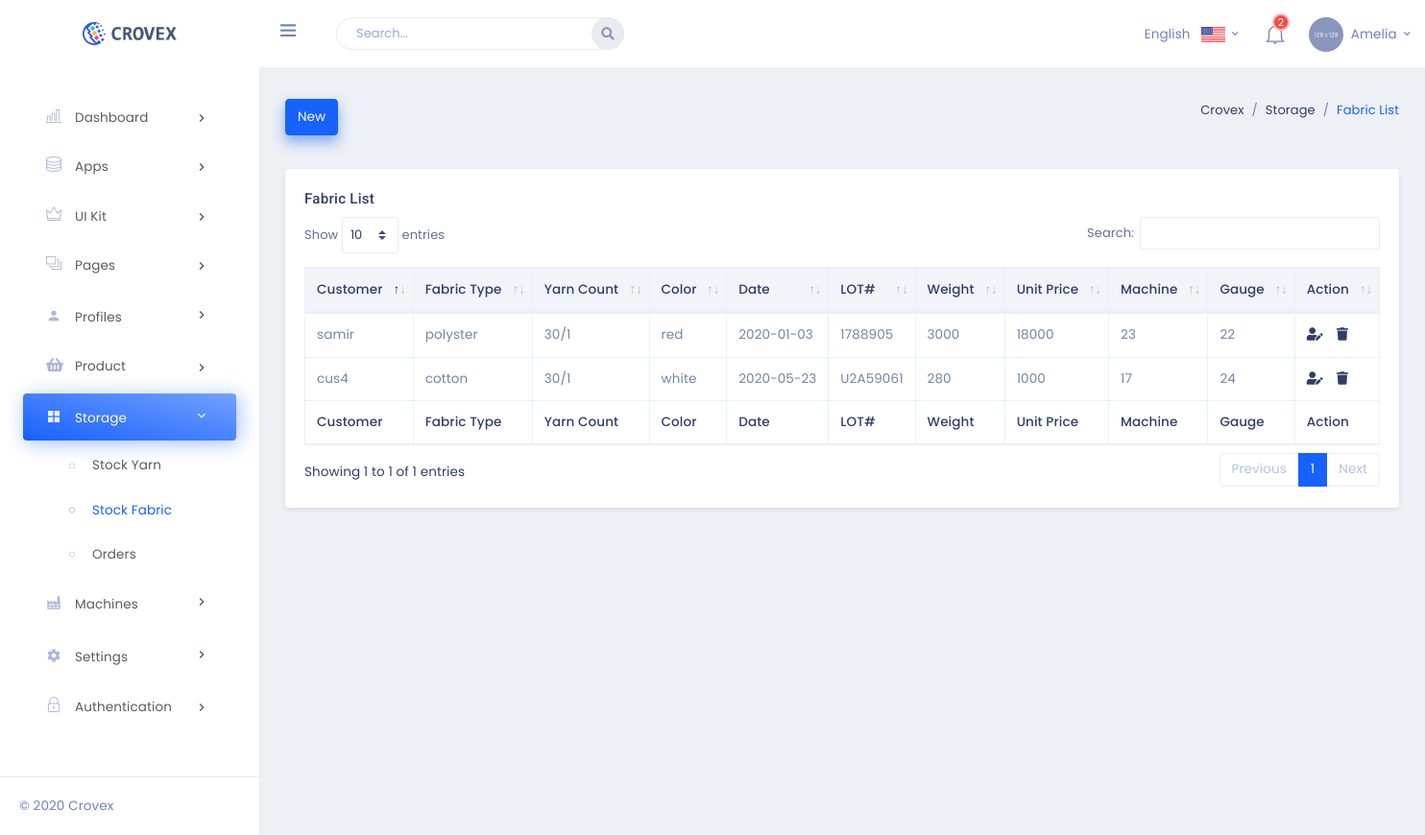
The page /Crovex/HTML/storage/stock-fabric.php on the database its author committed.
### tables this page shows
CREATE TABLE IF NOT EXISTS `stock_fabric` (
  `id` bigint(20) NOT NULL AUTO_INCREMENT,
  `customer` varchar(20) NOT NULL,
  `fabric_type` varchar(20) NOT NULL,
  `machine` int(10) NOT NULL,
  `fabric_weight` int(10) NOT NULL,
  `cut_date` date NOT NULL,
  `fabric_color` varchar(20) NOT NULL,
  `fabric_unit_price` int(10) NOT NULL,
  `yarn_lot` varchar(30) NOT NULL,
  `yarn_count` varchar(10) NOT NULL,
  `gauge` int(10) NOT NULL,
  PRIMARY KEY (`id`)
);

### Crovex/HTML/storage/stock-fabric.php (the view, shortened to what this page needs)
<!DOCTYPE html>
<html lang="en">
    <head>
        <link href="../../plugins/datatables/dataTables.bootstrap4.min.css" rel="stylesheet" type="text/css" />
        <link href="../../plugins/datatables/buttons.bootstrap4.min.css" rel="stylesheet" type="text/css" />
        <link href="../../plugins/datatables/responsive.bootstrap4.min.css" rel="stylesheet" type="text/css" />
        <link href="../assets/css/bootstrap.min.css" rel="stylesheet" type="text/css" />
        <link href="../assets/css/jquery-ui.min.css" rel="stylesheet">
        <link href="../assets/css/icons.min.css" rel="stylesheet" type="text/css" />
        <link href="../assets/css/metisMenu.min.css" rel="stylesheet" type="text/css" />
        <link href="../assets/css/app.min.css" rel="stylesheet" type="text/css" />
    </head>
  <body>
         <div class="topbar">
            <div class="topbar-left">
                <a href="../dashboard/crm-index.html" class="logo">
                    <span>
                        <img src="../assets/images/logo-sm.png" alt="logo-small" class="logo-sm">
                    </span>
                    <span>
                        <img src="../assets/images/logo-dark.png" alt="logo-large" class="logo-lg">
                    </span>
                </a>
            </div>
            <nav class="navbar-custom">
                <ul class="list-unstyled topbar-nav float-right mb-0">
                    <li class="hidden-sm">
                        <a class="nav-link dropdown-toggle waves-effect waves-light" data-toggle="dropdown" href="javascript: void(0);" role="button"
                            aria-haspopup="false" aria-expanded="false">
                            English <img src="../assets/images/flags/us_flag.jpg" class="ml-2" height="16" alt=""/> <i class="mdi mdi-chevron-down"></i>
                        </a>
                    </li>
                    <li class="dropdown notification-list">
                        <a class="nav-link dropdown-toggle arrow-none waves-light waves-effect" data-toggle="dropdown" href="#" role="button"
                            aria-haspopup="false" aria-expanded="false">
                            <i class="ti-bell noti-icon"></i>
                            <span class="badge badge-danger badge-pill noti-icon-badge">2</span>
                        </a>
                    </li>
                    <li class="dropdown">
                        <a class="nav-link dropdown-toggle waves-effect waves-light nav-user" data-toggle="dropdown" href="#" role="button"
                            aria-haspopup="false" aria-expanded="false">
                            <img src="../assets/images/users/user-1.png" alt="profile-user" class="rounded-circle" />
                            <span class="ml-1 nav-user-name hidden-sm">Amelia <i class="mdi mdi-chevron-down"></i> </span>
                        </a>
                    </li>
                </ul>
                <ul class="list-unstyled topbar-nav mb-0">
                    <li>
                        <button class="nav-link button-menu-mobile waves-effect waves-light">
                            <i class="ti-menu nav-icon"></i>
                        </button>
                    </li>
                    <li class="hide-phone app-search">
                        <form role="search" class="">
                            <input type="text" id="AllCompo" placeholder="Search..." class="form-control">
                            <a href=""><i class="fas fa-search"></i></a>
                        </form>
                    </li>
                </ul>
            </nav>
        </div>
        <div class="left-sidenav">
            <ul class="metismenu left-sidenav-menu">
                <li>
                    <a href="javascript: void(0);"><i class="ti-bar-chart"></i><span>Dashboard</span><span class="menu-arrow"><i class="mdi mdi-chevron-right"></i></span></a>
                </li>
                <li>
                    <a href="javascript: void(0);"><i class="ti-server"></i><span>Apps</span><span class="menu-arrow"><i class="mdi mdi-chevron-right"></i></span></a>
                </li>
                <li>
                    <a href="javascript: void(0);"><i class="ti-crown"></i><span>UI Kit</span><span class="menu-arrow"><i class="mdi mdi-chevron-right"></i></span></a>
                </li>
                <li>
                    <a href="javascript: void(0);"><i class="ti-layers-alt"></i><span>Pages</span><span class="menu-arrow"><i class="mdi mdi-chevron-right"></i></span></a>
                </li>
                <li>
                    <a href="javascript: void(0);"><i class="mdi mdi-account"></i><span>Profiles</span><span class="menu-arrow"><i class="mdi mdi-chevron-right"></i></span></a>
                </li>
                <li>
                    <a href="javascript: void(0);"><i class="fas fa-shopping-basket"></i><span>Product</span><span class="menu-arrow"><i class="mdi mdi-chevron-right"></i></span></a>
                </li>
                <li>
                    <a href="javascript: void(0);"><i class="mdi mdi-view-grid"></i><span>Storage</span><span class="menu-arrow"><i class="mdi mdi-chevron-right"></i></span></a>
                    <ul class="nav-second-level" aria-expanded="false">
                        <li class="nav-item"><a class="nav-link" href="../storage/stock-yarn.php"><i class="ti-control-record"></i>Stock Yarn</a></li>
                        <li class="nav-item"><a class="nav-link" href="../storage/stock-fabric.php"><i class="ti-control-record"></i>Stock Fabric</a></li>
                        <li class="nav-item"><a class="nav-link" href="../storage/stock-orders.php"><i class="ti-control-record"></i>Orders</a></li>
                    </ul>
                </li>
                <li>
                    <a href="javascript: void(0);"><i class="mdi mdi-factory"></i><span>Machines</span><span class="menu-arrow"><i class="mdi mdi-chevron-right"></i></span></a>
                </li>
                <li>
                    <a href="javascript: void(0);"><i class="mdi mdi-settings"></i><span>Settings</span><span class="menu-arrow"><i class="mdi mdi-chevron-right"></i></span></a>
                </li>
                <li>
                    <a href="javascript: void(0);"><i class="ti-lock"></i><span>Authentication</span><span class="menu-arrow"><i class="mdi mdi-chevron-right"></i></span></a>
                </li>
            </ul>
        </div>
        <div class="page-wrapper">
            <div class="page-content">
                <div class="container-fluid">
                    <div class="row">
                        <div class="col-sm-12">
                            <div class="page-title-box">
                                <span class="float-left">
                                    <a href="#" class="btn btn-primary" data-toggle= "modal" data-target="#exampleModal">New</a>
                                </span>
                                <div class="float-right">
                                    <ol class="breadcrumb">
                                        <li class="breadcrumb-item"><a href="javascript:void(0);">Crovex</a></li>
                                        <li class="breadcrumb-item"><a href="javascript:void(0);">Storage</a></li>
                                        <li class="breadcrumb-item active">Fabric List</li>
                                    </ol>
                                </div>
                            </div>
                        </div>
                    </div>
                    <div class="row">
                        <div class="col-12">
                            <div class="card">
                                <div class="card-body">
                            <h4 class="mt-0 header-title">Fabric List</h4>
            <table id="datatable" class="table table-bordered dt-responsive nowrap" style="border-collapse: collapse; border-spacing: 0; width: 100%;">
                <thead>
                <?php
                    $connection = mysqli_connect("localhost","root","");
                    $query = "SELECT * FROM stock_fabric";
                    $query_run = mysqli_query($connection,$query);
                ?>
                <tr>
                  <th scope="col">Customer</th>
                  <th scope="col">Fabric Type</th>
                  <th scope="col">Yarn Count</th>
                  <th scope="col">Color</th>
                  <th scope="col">Date</th>
                  <th scope="col">LOT#</th>
                  <th scope="col">Weight</th>
                  <th scope="col">Unit Price</th>
                  <th scope="col">Machine</th>
                  <th scope="col">Gauge</th>
                  <th scope="col">Action</th>
                </tr>
                </thead>
                <tfoot>
                <tr>
                  <th scope="col">Customer</th>
                  <th scope="col">Fabric Type</th>
                  <th scope="col">Yarn Count</th>
                  <th scope="col">Color</th>
                  <th scope="col">Date</th>
                  <th scope="col">LOT#</th>
                  <th scope="col">Weight</th>
                  <th scope="col">Unit Price</th>
                  <th scope="col">Machine</th>
                  <th scope="col">Gauge</th>
                  <th scope="col">Action</th>
                </tr>
                    </tfoot>
                    <tbody>
                    <?php
                    if ($query_run)
                    {
                        foreach($query_run as $row)
                    {
                    ?>
                <tr>
                  <td> <?php echo $row['customer']; ?></td>
                  <td> <?php echo $row['fabric_type']; ?></td>
                  <td> <?php echo $row['yarn_count']; ?></td>
                  <td> <?php echo $row['fabric_color']; ?></td>
                  <td> <?php echo $row['cut_date']; ?></td>
                  <td> <?php echo $row['yarn_lot']; ?></td>
                  <td> <?php echo $row['fabric_weight']; ?></td>
                  <td> <?php echo $row['fabric_unit_price']; ?></td>
                  <td> <?php echo $row['machine']; ?></td>
                  <td> <?php echo $row['gauge']; ?></td>
                <td>
                <a href="#!" class="editbtn" data-toggle="tooltip" data-original-title="Edit">
                    <i class="fas fa-user-edit blue-text"></i>
                </a>
                <a href="#!" class="deletebtn" data-toggle="tooltip" data-original-title="Delete">
                    <i class="fas fa-trash text-red"></i>
                </a>
                </td>
                </tr>
            </tbody>
            <?php
                }
            }
            else
            {
                echo "Not Record Found";
            }
            ?>
             </table>
        </div>
    </div>
                    </div>
                </div>
            </div>
        </div>
    </div>
                <footer class="footer text-center text-sm-left">
                    &copy; 2020 Crovex <span class="text-muted d-none d-sm-inline-block float-right">
                </footer>
    </body>
</html>

### rows shown on the page
stock_fabric: customer "samir", fabric_type "polyster", yarn_count "30/1", fabric_color "red", cut_date "2020-01-03", yarn_lot "1788905", fabric_weight "3000", fabric_unit_price "18000", machine "23", gauge "22"
stock_fabric: customer "cus4", fabric_type "cotton", yarn_count "30/1", fabric_color "white", cut_date "2020-05-23", yarn_lot "U2A59061", fabric_weight "280", fabric_unit_price "1000", machine "17", gauge "24"
